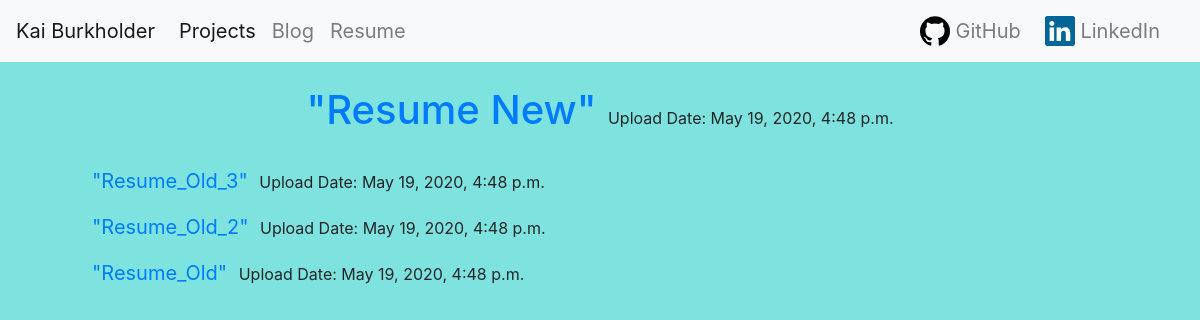
Screenshot of /resume/ with the database file from the repository.
### resume/models.py (models this page shows)
class Resume(models.Model):
    file = models.FileField(upload_to='files/')
    name = models.CharField(max_length=20)
    date = models.DateTimeField(auto_now_add=True)

### resume/views.py (the view)
# urls.py: path("", views.resume_view, name="resume_view"),
def resume_view(request):
    files = Resume.objects.order_by('-date')
    new_file = files[0]
    other_files = files[1:]
    context = {
        'new_file':new_file,
        'other_files':other_files,
    }
    return render(request,'resume/resume_view.html', context)

### resume/templates/resume/resume_view.html (shortened to what this page needs)
{% extends "base.html" %}
{% load static%}
{% block page_content %}
<div class="container mt-4">
    <div class="center same-line">
        <h1><a href="{{ new_file.file.url }}" target="_new">"{{new_file.name}}"</a></h1>
        <span>Upload Date: {{new_file.date}}</span>
    </div>
    <ul class="bullets mt-4">
        {% for file in other_files %}
            <div class="same-line">
                <li class="mb-3"><a href="{{ file.file.url }}" target="_new">"{{ file.name }}"</a></li>
                <span>Upload Date: {{file.date}}</span>
            </div>
        {% endfor%}
    </ul>
</div>
{% endblock %}

### resume/templates/resume/resume_view.html (style rules this page uses)
li { text-align: left; font-size: 20px; }
.center { text-align: center; }
ul.bullets { list-style-type: disc !important; padding-left:1em !important; margin-left:1em; }
.same-line > h1 { display: inline-block; }
.same-line > li { display: inline-block; }
span { padding-left: 7px; }

### rows the page displays
Resume: name "Resume New", date "May 19, 2020, 4:48 p.m."
Resume: name "Resume_Old_3", date "May 19, 2020, 4:48 p.m."
Resume: name "Resume_Old_2", date "May 19, 2020, 4:48 p.m."
Resume: name "Resume_Old", date "May 19, 2020, 4:48 p.m."
